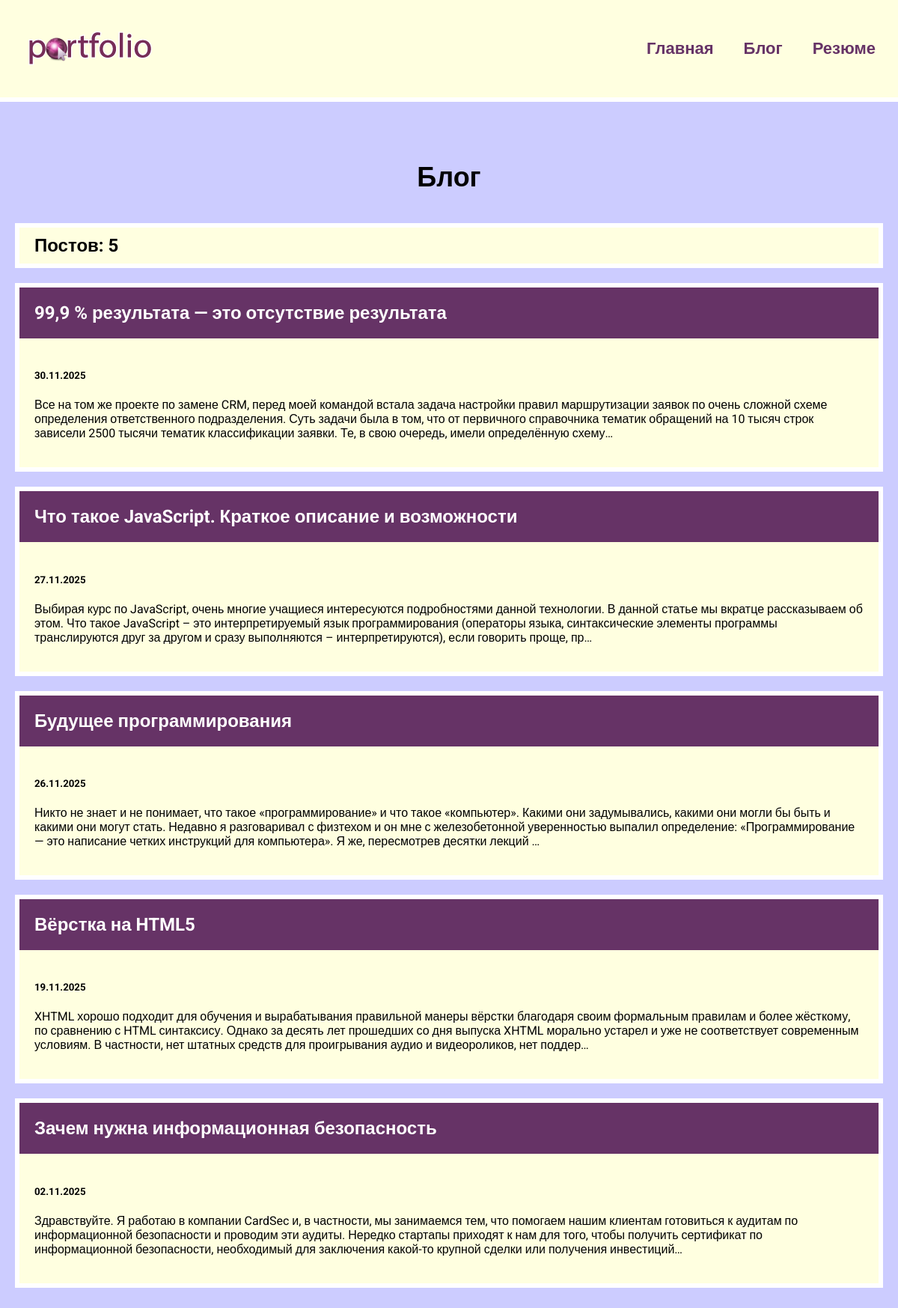
Screenshot of /blog/ with the database file from the repository.
### blog/models.py (models this page shows, shortened)
class Blog(models.Model):
    title = models.CharField(max_length=200)
    description = models.TextField()
    date = models.DateField()

### blog/views.py (the view)
# urls.py: path('', views.blogs, name='blogs'),
def blogs(request):
    blogs = Blog.objects.order_by('-date')
    return render(request, 'blog/blogs.html', {'blogs': blogs})

### blog/templates/blog/blogs.html
{% extends 'skills/base.html' %}
{% block content %}
<h1>Блог</h1>
<h2 class="count">Постов: {{ blogs.count }}</h2>
{% for blog in blogs %}
<div class="element">
    <h2 class="top"><a href="{% url 'detail' blog.id %}">{{ blog.title }}</a></h2>
    <div class="blog_text">
        <h5>{{ blog.date|date:'d.m.Y' }}</h5>
        <p>{{ blog.description|striptags|truncatechars:360 }}</p>
    </div>
</div>
{% endfor %}
{% endblock %}

### skills/static/css/style.css (style rules this page uses)
body { font-family: "Roboto", sans-serif; padding: 0; margin: 0; background: #CCCCFF; }
.element, .count { background: lightyellow; border: 6px solid #FFF; margin: 20px 0; }
.content h1 { text-align: center; margin: 60px 0 40px; font-size: 36px; }
.top { background: #663366; margin: 0; }
.top a { color: #FFF; text-decoration: none; padding: 20px; display: block; }
.blog_text { padding: 20px; box-sizing: border-box; }
.count { padding: 10px 20px; box-sizing: border-box; }

### rows the page displays
Blog: title "99,9 % результата — это отсутствие результата", date "30.11.2025", description "Все на том же проекте по замене CRM, перед моей командой встала задача настройки правил маршрутизации заявок по очень сложной схеме определения ответственного подразделения. Суть задачи была в том, что от первичного справочника тематик обращений на 10 тысяч строк зависели 2500 тысячи тематик классификации заявки. Те, в свою очередь, имели определённую схему…"
Blog: title "Что такое JavaScript. Краткое описание и возможности", date "27.11.2025", description "Выбирая курс по JavaScript, очень многие учащиеся интересуются подробностями данной технологии. В данной статье мы вкратце рассказываем об этом. Что такое JavaScript – это интерпретируемый язык программирования (операторы языка, синтаксические элементы программы транслируются друг за другом и сразу выполняются – интерпретируются), если говорить проще, пр…"
Blog: title "Будущее программирования", date "26.11.2025", description "Никто не знает и не понимает, что такое «программирование» и что такое «компьютер». Какими они задумывались, какими они могли бы быть и какими они могут стать. Недавно я разговаривал с физтехом и он мне с железобетонной уверенностью выпалил определение: «Программирование — это написание четких инструкций для компьютера». Я же, пересмотрев десятки лекций …"
Blog: title "Вёрстка на HTML5", date "19.11.2025", description "XHTML хорошо подходит для обучения и вырабатывания правильной манеры вёрстки благодаря своим формальным правилам и более жёсткому, по сравнению с HTML синтаксису. Однако за десять лет прошедших со дня выпуска XHTML морально устарел и уже не соответствует современным условиям. В частности, нет штатных средств для проигрывания аудио и видеороликов, нет поддер…"
Blog: title "Зачем нужна информационная безопасность", date "02.11.2025", description "Здравствуйте. Я работаю в компании CardSec и, в частности, мы занимаемся тем, что помогаем нашим клиентам готовиться к аудитам по информационной безопасности и проводим эти аудиты. Нередко стартапы приходят к нам для того, чтобы получить сертификат по информационной безопасности, необходимый для заключения какой-то крупной сделки или получения инвестиций…"

### other values shown
{{ blogs.count }} "5"
